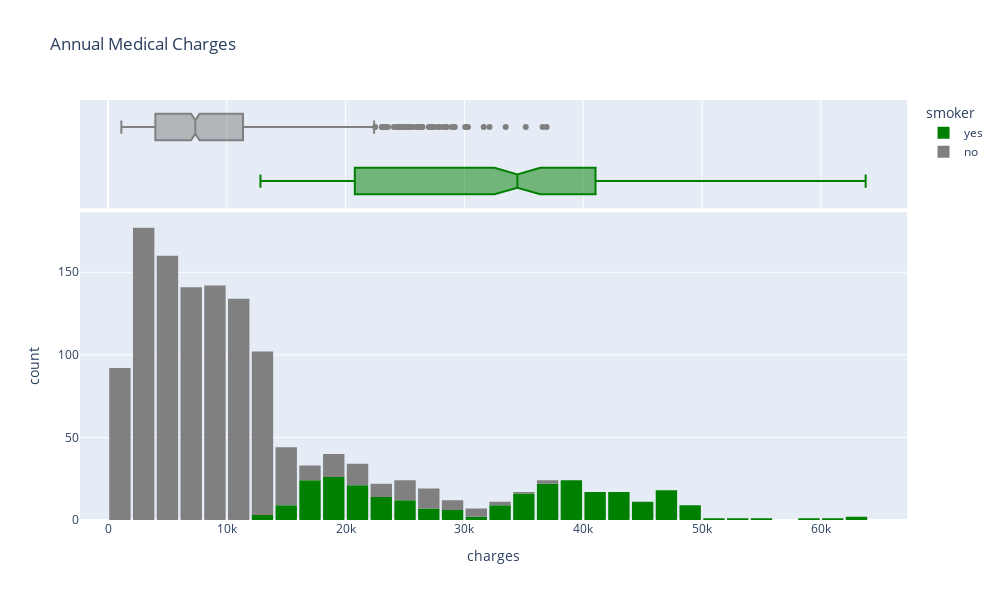

Here is the notebook cell this chart was saved with:
### Markdown cell above
## Charges

##### Let's also use the categorial variable "smoker" to distinguosh the charges t smoker and non-smoker

### Code cell
fig = px.histogram(medical_df,
                  x='charges',
                  marginal = 'box',
                  color = 'smoker',
                  color_discrete_sequence =['green','grey'],
                  title = 'Annual Medical Charges')
fig.update_layout(bargap=0.1, width=1000,height=600)
fig.show()

### Figure 1 — Plotly figure (JSON) as saved in the notebook; plotly's stock layout.template omitted (floating-point values rounded to 4 significant figures; data arrays with more than 128 entries replaced by an {"elided": "..."} marker saying what was removed)
{"data": [{"alignmentgroup": "True", "bingroup": "x", "hovertemplate": "smoker=yes<br>charges=%{x}<br>count=%{y}<extra></extra>", "legendgroup": "yes", "marker": {"color": "green", "pattern": {"shape": ""}}, "name": "yes", "offsetgroup": "yes", "orientation": "v", "showlegend": true, "type": "histogram", "x": {"elided": "274 float values"}, "xaxis": "x", "yaxis": "y"}, {"alignmentgroup": "True", "hovertemplate": "smoker=yes<br>charges=%{x}<extra></extra>", "legendgroup": "yes", "marker": {"color": "green"}, "name": "yes", "notched": true, "offsetgroup": "yes", "showlegend": false, "type": "box", "x": {"elided": "274 float values"}, "xaxis": "x2", "yaxis": "y2"}, {"alignmentgroup": "True", "bingroup": "x", "hovertemplate": "smoker=no<br>charges=%{x}<br>count=%{y}<extra></extra>", "legendgroup": "no", "marker": {"color": "grey", "pattern": {"shape": ""}}, "name": "no", "offsetgroup": "no", "orientation": "v", "showlegend": true, "type": "histogram", "x": {"elided": "1064 float values"}, "xaxis": "x", "yaxis": "y"}, {"alignmentgroup": "True", "hovertemplate": "smoker=no<br>charges=%{x}<extra></extra>", "legendgroup": "no", "marker": {"color": "grey"}, "name": "no", "notched": true, "offsetgroup": "no", "showlegend": false, "type": "box", "x": {"elided": "1064 float values"}, "xaxis": "x2", "yaxis": "y2"}], "layout": {"bargap": 0.1, "barmode": "relative", "height": 600, "legend": {"title": {"text": "smoker"}, "tracegroupgap": 0}, "title": {"text": "Annual Medical Charges"}, "width": 1000, "xaxis": {"anchor": "y", "autorange": true, "domain": [0, 1], "range": [-2359.0, 67250.0], "title": {"text": "charges"}, "type": "linear"}, "xaxis2": {"anchor": "y2", "autorange": true, "domain": [0, 1], "matches": "x", "range": [-2359.0, 67250.0], "showgrid": true, "showticklabels": false, "type": "linear"}, "yaxis": {"anchor": "x", "autorange": true, "domain": [0, 0.7326], "range": [0, 186.3], "title": {"text": "count"}}, "yaxis2": {"anchor": "x2", "autorange": true, "domain": [0.7426, 1], "matches": "y2", "range": [-0.5, 1.5], "showgrid": false, "showline": false, "showticklabels": false, "ticks": "", "type": "category"}}}
